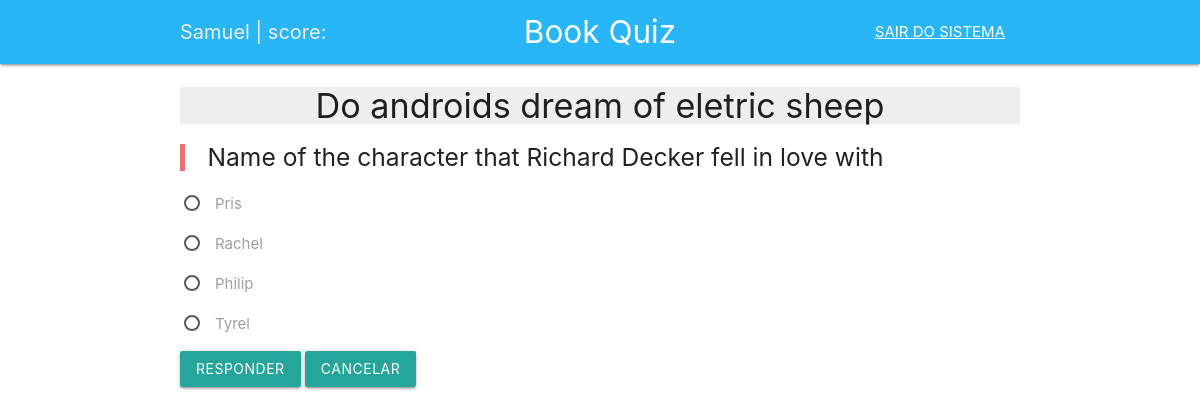
/questions/play/6 (signed in), run on the app's committed database.
### game/models.py (models this page shows, shortened)
class Question(models.Model):
    book = models.ForeignKey(Book, on_delete=models.CASCADE,
                             related_name='questions')
    user = models.ForeignKey(User, on_delete=models.CASCADE)
    text = models.CharField(max_length=200)
    pub_date = models.DateTimeField(auto_now_add=True, blank=False)

class Book(models.Model):
    title = models.CharField(max_length=100)
    author = models.CharField(max_length=100)
    description = models.TextField(max_length=300)
    user = models.ForeignKey(User, on_delete=models.CASCADE)

class Choice(models.Model):
    question = models.ForeignKey(Question, on_delete=models.CASCADE,
                                 related_name='choices')
    correct = models.BooleanField()
    text = models.CharField(max_length=200)
    def __str__(self):
        return f'{self.text}'

### game/views.py (the view, shortened to what this page needs)
# urls.py: path('questions/play/<int:question_id>', views.play, name='play'),
@login_required
def play(request, question_id):
    question = Question.objects.get(id=question_id)
    form = AnswerForm(question)
    context = {'question': question, 'form': form}
    return render(request, 'game/play.html', context)

### game/forms.py
class AnswerForm(forms.ModelForm):
    def __init__(self, question, *args, **kwargs):
        super(AnswerForm, self).__init__(*args, **kwargs)
        if question:
            choices = [(c.id, c) for c in question.choices.all()]
            self.fields['choice'] = forms.ChoiceField(choices=tuple(choices),
                                                      widget=forms.RadioSelect)
    class Meta:
        model = Answer
        fields = ('choice', )

### game/templates/game/play.html (shortened to what this page needs)
{% extends 'base.html' %}
{% block content %}
<div class="container">
  <h4 class="center grey lighten-3">{{ question.book.title }}</h4>
  <blockquote>
    <h5>{{ question.text }}</h4>
  </blockquote>
  <form action="/questions/play/{{ question.id }}" method="post">
    {% for choice in form.choice %}
    <p>
      <label>
        <span>{{ choice.choice_label }}</span>
      </label>
    </p>
    {% endfor %}
    <input type="submit" class="btn" value="Responder">
    <a href="/questions/{{ question.book.id }}" class="btn">Cancelar</a>
  </form>
  </div>
{% endblock content %}

### game/templates/base.html (shortened to what this page needs)
{% load static %}
<!doctype html>
<html lang="en">
  <head>
    <link rel="stylesheet" href="https://cdnjs.cloudflare.com/ajax/libs/materialize/1.0.0/css/materialize.min.css">
  </head>
  <body>
    <nav class="light-blue lighten-1" role="navigation">
      <div class="nav-wrapper container">
        <span id="logo-container" href="/" class="brand-logor" style="font-size:20px; color: #eeeeee">
          {{ user.username.capitalize }} | score: {{ user.player.first.score}}
        </span>
        <a id="logo-container" href="/" class="brand-logo center">
          Book Quiz
        </a>
        <ul class="right hide-on-med-and-down">
          <li>
            {% if user.is_authenticated %}
            <a href="{% url "logout" %}?next=/"><u>SAIR DO SISTEMA</u></a>
            {% endif %}
          </li>
        </ul>
      </div>
    </nav>
    {% block content %}
    {% endblock content %}
  </body>
</html>

### data on the page
Question: book "Do androids dream of eletric sheep", text "Name of the character that Richard Decker fell in love with"
Choice: choice_label "Pris"
Choice: choice_label "Rachel"
Choice: choice_label "Philip"
Choice: choice_label "Tyrel"

### other printed values
{{ user.username.capitalize }} "Samuel"
